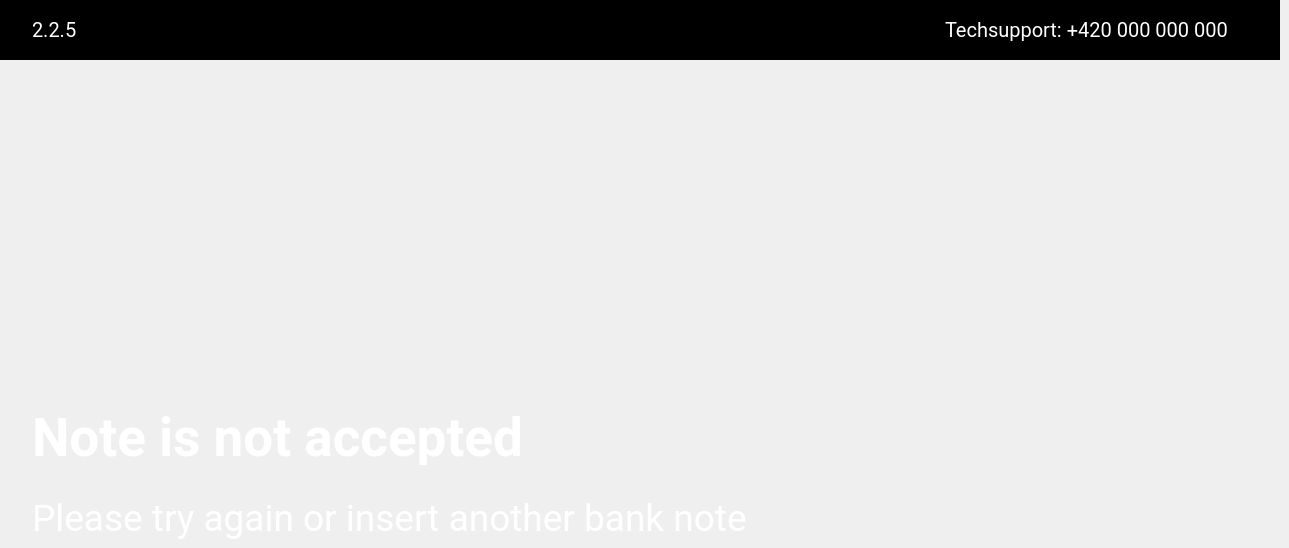
    <widget class="QWidget" name="i3Page">
     <widget class="QFrame" name="i3FrLogo">
      <property name="geometry">
       <rect>
        <x>0</x>
        <y>0</y>
        <width>1280</width>
        <height>60</height>
       </rect>
      </property>
      <property name="styleSheet">
       <string notr="true">background-color:rgb(0, 0, 0);
border:none;</string>
      </property>
      <property name="frameShape">
       <enum>QFrame::StyledPanel</enum>
      </property>
      <property name="frameShadow">
       <enum>QFrame::Raised</enum>
      </property>
      <widget class="QLabel" name="i3LblNumbPage">
       <property name="geometry">
        <rect>
         <x>32</x>
         <y>18</y>
         <width>120</width>
         <height>24</height>
        </rect>
       </property>
       <property name="font">
        <font>
         <family>Roboto</family>
         <pointsize>15</pointsize>
        </font>
       </property>
       <property name="styleSheet">
        <string notr="true">color:rgb(255, 255, 255);
qproperty-alignment: AlignLeft;</string>
       </property>
       <property name="text">
        <string>2.2.5</string>
       </property>
      </widget>
      <widget class="QLabel" name="i3LblTech">
       <property name="geometry">
        <rect>
         <x>945</x>
         <y>18</y>
         <width>303</width>
         <height>24</height>
        </rect>
       </property>
       <property name="font">
        <font>
         <family>Roboto</family>
         <pointsize>15</pointsize>
        </font>
       </property>
       <property name="styleSheet">
        <string notr="true">color:rgb(255, 255, 255);
qproperty-alignment: AlignLeft;</string>
       </property>
       <property name="text">
        <string>Techsupport: +420 000 000 000</string>
       </property>
      </widget>
     </widget>
     <widget class="QLabel" name="i3LblLogo">
      <property name="geometry">
       <rect>
        <x>578</x>
        <y>13</y>
        <width>124</width>
        <height>34</height>
       </rect>
      </property>
      <property name="styleSheet">
       <string notr="true">background-color:none;</string>
      </property>
      <property name="text">
       <string>&lt;html&gt;&lt;head/&gt;&lt;body&gt;&lt;p&gt;&lt;img src=&quot;:/res/pic/Frame.png&quot;/&gt;&lt;/p&gt;&lt;/body&gt;&lt;/html&gt;</string>
      </property>
     </widget>
     <widget class="QLabel" name="i3LblPic">
      <property name="geometry">
       <rect>
        <x>600</x>
        <y>297</y>
        <width>80</width>
        <height>80</height>
       </rect>
      </property>
      <property name="text">
       <string>&lt;html&gt;&lt;head/&gt;&lt;body&gt;&lt;p&gt;&lt;img src=&quot;:/res/pic/Danger.png&quot;/&gt;&lt;/p&gt;&lt;/body&gt;&lt;/html&gt;</string>
      </property>
     </widget>
     <widget class="QLabel" name="i3LblText">
      <property name="geometry">
       <rect>
        <x>32</x>
        <y>409</y>
        <width>1215</width>
        <height>56</height>
       </rect>
      </property>
      <property name="font">
       <font>
        <family>Roboto</family>
        <pointsize>40</pointsize>
        <weight>75</weight>
        <bold>true</bold>
       </font>
      </property>
      <property name="styleSheet">
       <string notr="true">color:rgb(255, 255, 255);
qproperty-alignment: AlignCenter;</string>
      </property>
      <property name="text">
       <string>Note is not accepted</string>
      </property>
     </widget>
     <widget class="QLabel" name="i3LblText2">
      <property name="geometry">
       <rect>
        <x>32</x>
        <y>497</y>
        <width>1215</width>
        <height>42</height>
       </rect>
      </property>
      <property name="font">
       <font>
        <family>Roboto</family>
        <pointsize>28</pointsize>
       </font>
      </property>
      <property name="styleSheet">
       <string notr="true">color:rgb(255, 255, 255);
qproperty-alignment: AlignCenter;</string>
      </property>
      <property name="text">
       <string>Please try again or insert another bank note</string>
      </property>
     </widget>
    </widget>
